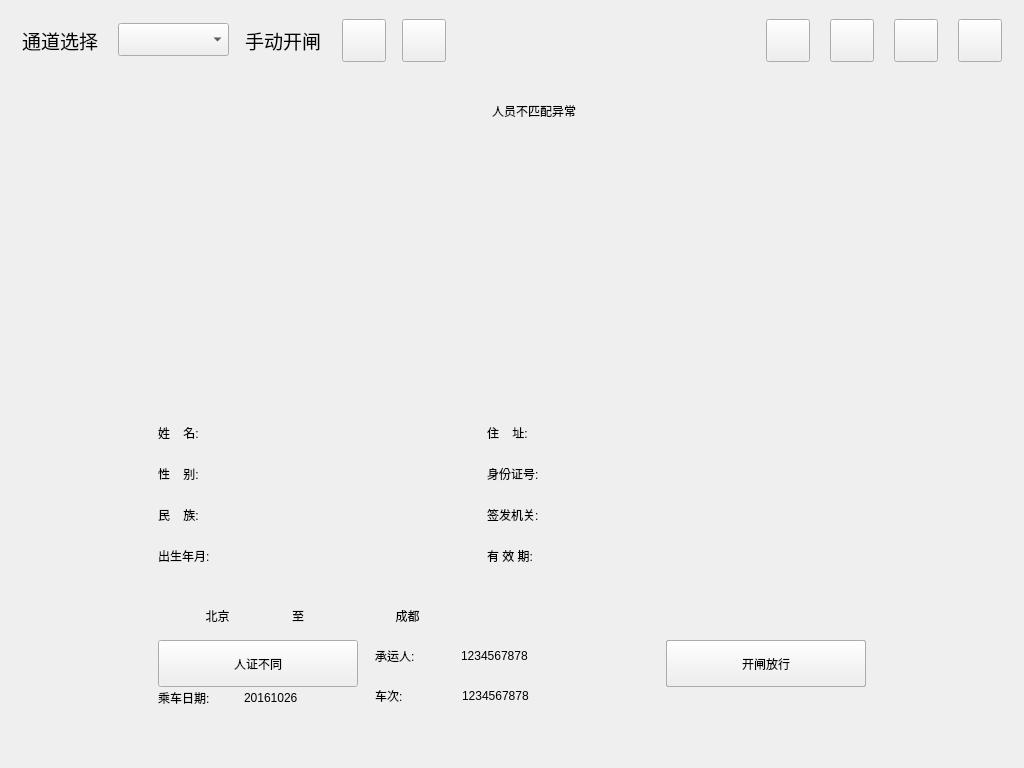
<?xml version="1.0" encoding="UTF-8"?>
<ui version="4.0">
 <class>WarnDialog</class>
 <widget class="QDialog" name="WarnDialog">
  <property name="geometry">
   <rect>
    <x>0</x>
    <y>0</y>
    <width>1024</width>
    <height>768</height>
   </rect>
  </property>
  <property name="windowTitle">
   <string>Dialog</string>
  </property>
  <widget class="QWidget" name="widget_head" native="true">
   <property name="geometry">
    <rect>
     <x>0</x>
     <y>0</y>
     <width>1024</width>
     <height>80</height>
    </rect>
   </property>
   <property name="styleSheet">
    <string notr="true"/>
   </property>
   <widget class="QToolButton" name="toolButton_exit">
    <property name="geometry">
     <rect>
      <x>958</x>
      <y>19</y>
      <width>44</width>
      <height>43</height>
     </rect>
    </property>
    <property name="font">
     <font>
      <pointsize>14</pointsize>
     </font>
    </property>
    <property name="styleSheet">
     <string notr="true"/>
    </property>
    <property name="text">
     <string/>
    </property>
   </widget>
   <widget class="QToolButton" name="toolButton_switch">
    <property name="geometry">
     <rect>
      <x>766</x>
      <y>19</y>
      <width>44</width>
      <height>43</height>
     </rect>
    </property>
    <property name="font">
     <font>
      <pointsize>14</pointsize>
     </font>
    </property>
    <property name="styleSheet">
     <string notr="true"/>
    </property>
    <property name="text">
     <string/>
    </property>
   </widget>
   <widget class="QLabel" name="label_1">
    <property name="geometry">
     <rect>
      <x>22</x>
      <y>25</y>
      <width>91</width>
      <height>30</height>
     </rect>
    </property>
    <property name="font">
     <font>
      <pointsize>14</pointsize>
     </font>
    </property>
    <property name="text">
     <string>通道选择</string>
    </property>
   </widget>
   <widget class="QComboBox" name="comboBox_chanel">
    <property name="geometry">
     <rect>
      <x>118</x>
      <y>23</y>
      <width>111</width>
      <height>33</height>
     </rect>
    </property>
    <property name="font">
     <font>
      <pointsize>14</pointsize>
     </font>
    </property>
    <property name="styleSheet">
     <string notr="true"/>
    </property>
   </widget>
   <widget class="QToolButton" name="toolButton_shutdown">
    <property name="geometry">
     <rect>
      <x>830</x>
      <y>19</y>
      <width>44</width>
      <height>43</height>
     </rect>
    </property>
    <property name="font">
     <font>
      <pointsize>14</pointsize>
     </font>
    </property>
    <property name="styleSheet">
     <string notr="true"/>
    </property>
    <property name="text">
     <string/>
    </property>
   </widget>
   <widget class="QToolButton" name="toolButton_opengate">
    <property name="geometry">
     <rect>
      <x>342</x>
      <y>19</y>
      <width>44</width>
      <height>43</height>
     </rect>
    </property>
    <property name="font">
     <font>
      <pointsize>14</pointsize>
     </font>
    </property>
    <property name="styleSheet">
     <string notr="true"/>
    </property>
    <property name="text">
     <string/>
    </property>
   </widget>
   <widget class="QToolButton" name="toolButton_restart">
    <property name="geometry">
     <rect>
      <x>894</x>
      <y>19</y>
      <width>44</width>
      <height>43</height>
     </rect>
    </property>
    <property name="font">
     <font>
      <pointsize>14</pointsize>
     </font>
    </property>
    <property name="styleSheet">
     <string notr="true"/>
    </property>
    <property name="text">
     <string/>
    </property>
   </widget>
   <widget class="QLabel" name="label_2">
    <property name="geometry">
     <rect>
      <x>245</x>
      <y>25</y>
      <width>91</width>
      <height>30</height>
     </rect>
    </property>
    <property name="font">
     <font>
      <pointsize>14</pointsize>
     </font>
    </property>
    <property name="text">
     <string>手动开闸</string>
    </property>
   </widget>
   <widget class="QLabel" name="label_curtime">
    <property name="geometry">
     <rect>
      <x>530</x>
      <y>31</y>
      <width>231</width>
      <height>22</height>
     </rect>
    </property>
    <property name="font">
     <font>
      <pointsize>14</pointsize>
     </font>
    </property>
    <property name="text">
     <string/>
    </property>
   </widget>
   <widget class="QToolButton" name="toolButton_opengate_2">
    <property name="geometry">
     <rect>
      <x>402</x>
      <y>19</y>
      <width>44</width>
      <height>43</height>
     </rect>
    </property>
    <property name="font">
     <font>
      <pointsize>14</pointsize>
     </font>
    </property>
    <property name="styleSheet">
     <string notr="true"/>
    </property>
    <property name="text">
     <string/>
    </property>
   </widget>
  </widget>
  <widget class="QWidget" name="widget_warn_main" native="true">
   <property name="geometry">
    <rect>
     <x>0</x>
     <y>80</y>
     <width>1024</width>
     <height>688</height>
    </rect>
   </property>
   <widget class="QWidget" name="widget_page_switch" native="true">
    <property name="geometry">
     <rect>
      <x>22</x>
      <y>0</y>
      <width>980</width>
      <height>666</height>
     </rect>
    </property>
    <widget class="QLabel" name="label_warn_content">
     <property name="geometry">
      <rect>
       <x>312</x>
       <y>10</y>
       <width>400</width>
       <height>41</height>
      </rect>
     </property>
     <property name="text">
      <string>人员不匹配异常</string>
     </property>
     <property name="alignment">
      <set>Qt::AlignCenter</set>
     </property>
    </widget>
    <widget class="QLabel" name="label_warn_gate">
     <property name="geometry">
      <rect>
       <x>880</x>
       <y>10</y>
       <width>50</width>
       <height>48</height>
      </rect>
     </property>
     <property name="text">
      <string/>
     </property>
    </widget>
    <widget class="QLabel" name="label_warn_pic1">
     <property name="geometry">
      <rect>
       <x>136</x>
       <y>100</y>
       <width>145</width>
       <height>178</height>
      </rect>
     </property>
     <property name="text">
      <string/>
     </property>
    </widget>
    <widget class="QLabel" name="label_warn_pic2">
     <property name="geometry">
      <rect>
       <x>417</x>
       <y>100</y>
       <width>145</width>
       <height>178</height>
      </rect>
     </property>
     <property name="text">
      <string/>
     </property>
    </widget>
    <widget class="QLabel" name="label_warn_pic3">
     <property name="geometry">
      <rect>
       <x>698</x>
       <y>100</y>
       <width>145</width>
       <height>178</height>
      </rect>
     </property>
     <property name="text">
      <string/>
     </property>
    </widget>
    <widget class="QLabel" name="label_warn_static1">
     <property name="geometry">
      <rect>
       <x>136</x>
       <y>337</y>
       <width>81</width>
       <height>31</height>
      </rect>
     </property>
     <property name="text">
      <string>姓    名:</string>
     </property>
    </widget>
    <widget class="QLabel" name="label_warn_static2">
     <property name="geometry">
      <rect>
       <x>136</x>
       <y>378</y>
       <width>81</width>
       <height>31</height>
      </rect>
     </property>
     <property name="text">
      <string>性    别:</string>
     </property>
    </widget>
    <widget class="QLabel" name="label_warn_static3">
     <property name="geometry">
      <rect>
       <x>136</x>
       <y>419</y>
       <width>81</width>
       <height>31</height>
      </rect>
     </property>
     <property name="text">
      <string>民    族:</string>
     </property>
    </widget>
    <widget class="QLabel" name="label_warn_static4">
     <property name="geometry">
      <rect>
       <x>136</x>
       <y>460</y>
       <width>81</width>
       <height>31</height>
      </rect>
     </property>
     <property name="text">
      <string>出生年月:</string>
     </property>
    </widget>
    <widget class="QLabel" name="label_warn_name">
     <property name="geometry">
      <rect>
       <x>222</x>
       <y>337</y>
       <width>221</width>
       <height>31</height>
      </rect>
     </property>
     <property name="text">
      <string/>
     </property>
    </widget>
    <widget class="QLabel" name="label_warn_sex">
     <property name="geometry">
      <rect>
       <x>222</x>
       <y>378</y>
       <width>221</width>
       <height>31</height>
      </rect>
     </property>
     <property name="text">
      <string/>
     </property>
    </widget>
    <widget class="QLabel" name="label_warn_nation">
     <property name="geometry">
      <rect>
       <x>222</x>
       <y>460</y>
       <width>221</width>
       <height>31</height>
      </rect>
     </property>
     <property name="text">
      <string/>
     </property>
    </widget>
    <widget class="QLabel" name="label_warn_birthday">
     <property name="geometry">
      <rect>
       <x>222</x>
       <y>419</y>
       <width>221</width>
       <height>31</height>
      </rect>
     </property>
     <property name="text">
      <string/>
     </property>
    </widget>
    <widget class="QLabel" name="label_warn_static5">
     <property name="geometry">
      <rect>
       <x>465</x>
       <y>337</y>
       <width>81</width>
       <height>31</height>
      </rect>
     </property>
     <property name="text">
      <string>住    址:</string>
     </property>
    </widget>
    <widget class="QLabel" name="label_warn_static6">
     <property name="geometry">
      <rect>
       <x>465</x>
       <y>378</y>
       <width>81</width>
       <height>31</height>
      </rect>
     </property>
     <property name="text">
      <string>身份证号:</string>
     </property>
    </widget>
    <widget class="QLabel" name="label_warn_static7">
     <property name="geometry">
      <rect>
       <x>465</x>
       <y>419</y>
       <width>81</width>
       <height>31</height>
      </rect>
     </property>
     <property name="text">
      <string>签发机关:</string>
     </property>
    </widget>
    <widget class="QLabel" name="label_warn_static8">
     <property name="geometry">
      <rect>
       <x>465</x>
       <y>460</y>
       <width>81</width>
       <height>31</height>
      </rect>
     </property>
     <property name="text">
      <string>有 效 期:</string>
     </property>
    </widget>
    <widget class="QLabel" name="label_warn_address">
     <property name="geometry">
      <rect>
       <x>550</x>
       <y>337</y>
       <width>420</width>
       <height>31</height>
      </rect>
     </property>
     <property name="text">
      <string/>
     </property>
     <property name="alignment">
      <set>Qt::AlignLeading|Qt::AlignLeft|Qt::AlignVCenter</set>
     </property>
     <property name="wordWrap">
      <bool>true</bool>
     </property>
    </widget>
    <widget class="QLabel" name="label_warn_cardno">
     <property name="geometry">
      <rect>
       <x>550</x>
       <y>378</y>
       <width>420</width>
       <height>31</height>
      </rect>
     </property>
     <property name="text">
      <string/>
     </property>
    </widget>
    <widget class="QLabel" name="label_warn_department">
     <property name="geometry">
      <rect>
       <x>550</x>
       <y>419</y>
       <width>420</width>
       <height>31</height>
      </rect>
     </property>
     <property name="text">
      <string/>
     </property>
    </widget>
    <widget class="QLabel" name="label_warn_date">
     <property name="geometry">
      <rect>
       <x>550</x>
       <y>460</y>
       <width>420</width>
       <height>31</height>
      </rect>
     </property>
     <property name="text">
      <string/>
     </property>
    </widget>
    <widget class="QPushButton" name="pushButton_warn_deal">
     <property name="geometry">
      <rect>
       <x>644</x>
       <y>560</y>
       <width>200</width>
       <height>47</height>
      </rect>
     </property>
     <property name="text">
      <string>处理完成</string>
     </property>
    </widget>
    <widget class="QLabel" name="label_warn_static9">
     <property name="geometry">
      <rect>
       <x>270</x>
       <y>520</y>
       <width>41</width>
       <height>31</height>
      </rect>
     </property>
     <property name="text">
      <string>至</string>
     </property>
    </widget>
    <widget class="QLabel" name="label_warn_ticket_start">
     <property name="geometry">
      <rect>
       <x>140</x>
       <y>520</y>
       <width>111</width>
       <height>31</height>
      </rect>
     </property>
     <property name="text">
      <string>北京</string>
     </property>
     <property name="alignment">
      <set>Qt::AlignCenter</set>
     </property>
    </widget>
    <widget class="QLabel" name="label_warn_ticket_end">
     <property name="geometry">
      <rect>
       <x>330</x>
       <y>520</y>
       <width>111</width>
       <height>31</height>
      </rect>
     </property>
     <property name="text">
      <string>成都</string>
     </property>
     <property name="alignment">
      <set>Qt::AlignCenter</set>
     </property>
    </widget>
    <widget class="QLabel" name="label_warn_static10">
     <property name="geometry">
      <rect>
       <x>136</x>
       <y>561</y>
       <width>81</width>
       <height>31</height>
      </rect>
     </property>
     <property name="text">
      <string>客票编号:</string>
     </property>
    </widget>
    <widget class="QLabel" name="label_warn_ticket_num">
     <property name="geometry">
      <rect>
       <x>222</x>
       <y>561</y>
       <width>121</width>
       <height>31</height>
      </rect>
     </property>
     <property name="text">
      <string>1234567878</string>
     </property>
    </widget>
    <widget class="QLabel" name="label_warn_static11">
     <property name="geometry">
      <rect>
       <x>353</x>
       <y>560</y>
       <width>81</width>
       <height>31</height>
      </rect>
     </property>
     <property name="text">
      <string>承运人:</string>
     </property>
    </widget>
    <widget class="QLabel" name="label_warn_ticket_people">
     <property name="geometry">
      <rect>
       <x>439</x>
       <y>560</y>
       <width>121</width>
       <height>31</height>
      </rect>
     </property>
     <property name="text">
      <string>1234567878</string>
     </property>
    </widget>
    <widget class="QLabel" name="label_warn_static12">
     <property name="geometry">
      <rect>
       <x>136</x>
       <y>602</y>
       <width>81</width>
       <height>31</height>
      </rect>
     </property>
     <property name="text">
      <string>乘车日期:</string>
     </property>
    </widget>
    <widget class="QLabel" name="label_warn_ticket_date">
     <property name="geometry">
      <rect>
       <x>222</x>
       <y>602</y>
       <width>121</width>
       <height>31</height>
      </rect>
     </property>
     <property name="text">
      <string>20161026</string>
     </property>
    </widget>
    <widget class="QLabel" name="label_warn_static13">
     <property name="geometry">
      <rect>
       <x>353</x>
       <y>600</y>
       <width>81</width>
       <height>31</height>
      </rect>
     </property>
     <property name="text">
      <string>车次:</string>
     </property>
    </widget>
    <widget class="QLabel" name="label_warn_ticket_stationnum">
     <property name="geometry">
      <rect>
       <x>440</x>
       <y>600</y>
       <width>121</width>
       <height>31</height>
      </rect>
     </property>
     <property name="text">
      <string>1234567878</string>
     </property>
    </widget>
    <widget class="QPushButton" name="pushButton_warn_verifyno">
     <property name="geometry">
      <rect>
       <x>136</x>
       <y>560</y>
       <width>200</width>
       <height>47</height>
      </rect>
     </property>
     <property name="text">
      <string>人证不同</string>
     </property>
    </widget>
    <widget class="QPushButton" name="pushButton_warn_opengate">
     <property name="geometry">
      <rect>
       <x>644</x>
       <y>560</y>
       <width>200</width>
       <height>47</height>
      </rect>
     </property>
     <property name="text">
      <string>开闸放行</string>
     </property>
    </widget>
   </widget>
  </widget>
 </widget>
 <resources/>
 <connections/>
</ui>
